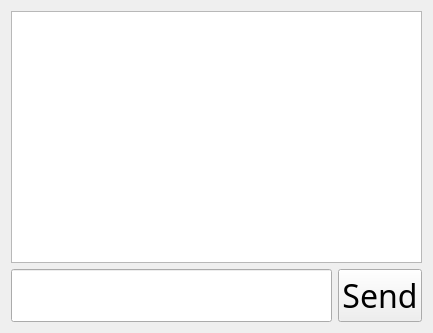
<?xml version="1.0" encoding="UTF-8"?>
<ui version="4.0">
 <class>PrivateChat</class>
 <widget class="QWidget" name="PrivateChat">
  <property name="geometry">
   <rect>
    <x>0</x>
    <y>0</y>
    <width>433</width>
    <height>333</height>
   </rect>
  </property>
  <property name="windowTitle">
   <string>Form</string>
  </property>
  <layout class="QVBoxLayout" name="verticalLayout_2">
   <item>
    <layout class="QVBoxLayout" name="verticalLayout">
     <item>
      <widget class="QTextEdit" name="showMessage">
       <property name="font">
        <font>
         <family>Apple SD Gothic Neo</family>
         <pointsize>24</pointsize>
        </font>
       </property>
      </widget>
     </item>
     <item>
      <layout class="QHBoxLayout" name="horizontalLayout">
       <item>
        <widget class="QLineEdit" name="inputMessage">
         <property name="font">
          <font>
           <family>Apple SD Gothic Neo</family>
           <pointsize>24</pointsize>
          </font>
         </property>
        </widget>
       </item>
       <item>
        <widget class="QPushButton" name="sendButton">
         <property name="font">
          <font>
           <family>Apple SD Gothic Neo</family>
           <pointsize>24</pointsize>
          </font>
         </property>
         <property name="text">
          <string>Send</string>
         </property>
        </widget>
       </item>
      </layout>
     </item>
    </layout>
   </item>
  </layout>
 </widget>
 <resources/>
 <connections/>
</ui>
